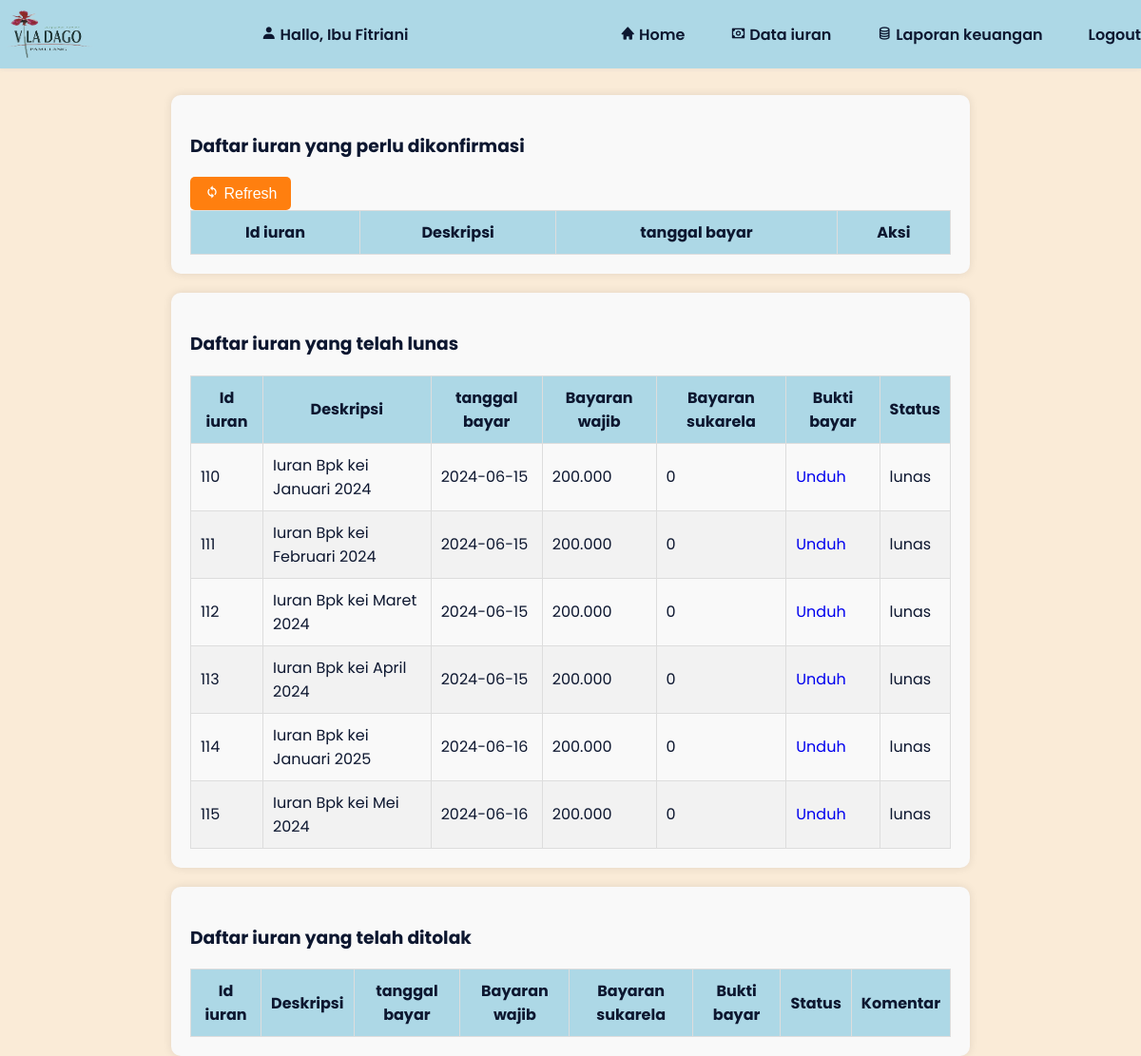
Page /pengurus_rt/data_iuran.php (signed in) on the committed database.
### tables this page shows
CREATE TABLE `pembayaran_iuran` (
  `pembayaran_iuran_id` int(255) NOT NULL,
  `user_id` int(255) NOT NULL,
  `nama_kk` varchar(255) NOT NULL,
  `tanggal` varchar(255) NOT NULL,
  `bulan` varchar(255) NOT NULL,
  `tahun` varchar(255) NOT NULL,
  `bayaran_wajib` varchar(255) NOT NULL,
  `bayaran_sukarela` varchar(255) DEFAULT NULL,
  `bukti_bayar` varchar(255) NOT NULL,
  `status` varchar(255) NOT NULL,
  `komentar` varchar(255) NOT NULL
);

### pengurus_rt/data_iuran.php (the view, shortened to what this page needs)
<?php
include('../database.php');
?>
<!DOCTYPE html>
<html lang="en">
<head>
	<link href='https://unpkg.com/boxicons@2.0.9/css/boxicons.min.css' rel='stylesheet'>
	<link rel="stylesheet" type="text/css" href="../styles.css">
</head>
<body>
    <header class="l-header">
            <nav class="nav bd-grid">
            <img src="../gambar/logoviladago.png" alt="" width="100px">
                <div>
                <i class='bx bxs-user'></i>
                    <a href="#" class="nav__logo">Hallo, Ibu Fitriani</a>
                </div>
                <div class="nav__menu" id="nav-menu">
                    <ul class="nav__list">
                        <li class="nav__item"><a href="dashboard_bendahara.php" class="nav__link"><i class='bx bxs-home'></i> Home</a></li>
                        <li class="nav__item"><a href="data_iuran.php" class="nav__link"><i class='bx bx-money'></i> Data iuran</a></li>
                        <li class="nav__item"><a href="keuangan_bendahara.php" class="nav__link"><i class='bx bx-coin-stack'></i> Laporan keuangan</a></li>
                        <li class="nav__item"><a href="logout_rt.php" class="nav__link">Logout</a></li>
                    </ul>
                </div>
            </nav>
        </header>
	<section id="content">
		<main>
			<div class="table-data1">
				<div class="order">
					<div class="head">
						<h3>Daftar iuran yang perlu dikonfirmasi</h3>
					</div>
                    <button type="button" class="refresh" onclick="refreshPage()">
						<i class='bx bx-sync'></i>
						Refresh</button>
					<table>
						<thead>
							<tr>
								<th>Id iuran</th>
								<th>Deskripsi</th>
								<th>tanggal bayar</th>
                                <th>Aksi</th>
							</tr>
						</thead>
					</table>
				</div>
			</div>
			<div class="table-data2">
				<div class="order">
					<div class="head">
						<h3>Daftar iuran yang telah lunas</h3>
					</div>
					<table>
						<thead>
							<tr>
								<th>Id iuran</th>
								<th>Deskripsi</th>
								<th>tanggal bayar</th>
                                <th>Bayaran wajib</th>
                                <th>Bayaran sukarela</th>
                                <th>Bukti bayar</th>
                                <th>Status</th>
							</tr>
						</thead>
						<tbody>
                        <?php
						$queryData = "SELECT * FROM  pembayaran_iuran WHERE status = 'lunas' ORDER BY pembayaran_iuran_id ASC";
						$resultApprove = mysqli_query($con, $queryData);
                        while ($row = mysqli_fetch_assoc($resultApprove)) {
                            echo "<tr>";
							echo "<td>{$row['pembayaran_iuran_id']}</td>";
                            echo "<td>Iuran Bpk {$row['nama_kk']} {$row['bulan']} {$row['tahun']}</td>";
							echo "<td>{$row['tanggal']}</td>";
                            echo "<td>{$row['bayaran_wajib']}</td>";
                            echo "<td>{$row['bayaran_sukarela']}</td>";
                            echo "<td><a href='" . $row['bukti_bayar'] . "' download>Unduh</a></td>";
							echo "<td>{$row['status']}</td>";
                            echo "</tr>";
                        }
                        ?>
						</tbody>
					</table>
				</div>
			</div>
			<div class="table-data3">
				<div class="order">
					<div class="head">
						<h3>Daftar iuran yang telah ditolak</h3>
					</div>
					<table>
						<thead>
							<tr>
								<th>Id iuran</th>
								<th>Deskripsi</th>
								<th>tanggal bayar</th>
                                <th>Bayaran wajib</th>
                                <th>Bayaran sukarela</th>
                                <th>Bukti bayar</th>
                                <th>Status</th>
								<th>Komentar</th>
							</tr>
						</thead>
					</table>
				</div>
			</div>
		</main>
	</section>
</body>
</html>

### styles.css (style rules this page uses)
:root { --header-height: 3rem; --font-semi: 600; --hue-color: 224; --first-color: hsl(var(--hue-color), 89%, 60%); --second-color: hsl(var(--hue-color), 56%, 12%); --body-font: "Poppins", sans-serif; --big-font-size: 2rem; --h2-font-size: 1.25rem; --normal-font-size: .938rem; --smaller-font-size: .75rem; --mb-2: 1rem; --mb-4: 2rem; --mb-5: 2.5rem; --mb-6: 3rem; --z-back: -10; --z-fixed: 100; }
@media screen and (min-width: 968px) { :root { --big-font-size: 3.5rem; --h2-font-size: 2rem; --normal-font-size: 1rem; --smaller-font-size: .875rem; } }
html { scroll-behavior: smooth; }
body { margin: var(--header-height) 0 0 0; font-family: var(--body-font); font-size: var(--normal-font-size); color: var(--second-color); background-color: antiquewhite; }
ul { margin: 0; padding: 0; list-style: none; }
a { text-decoration: none; }
img { max-width: 100%; height: 75px; display: block; }
.bd-grid { max-width: 1205px; display: grid; margin-left: var(--mb-2); margin-right: var(--mb-2); }
.l-header { width: 100%; position: fixed; top: 0; left: 0; z-index: var(--z-fixed); background-color: lightblue; box-shadow: 0 1px 4px rgba(146, 161, 176, 0.15); }
.nav { height: var(--header-height); display: flex; justify-content: space-between; align-items: center; font-weight: var(--font-semi); }
.nav__item { margin-bottom: var(--mb-4); }
.nav__link { position: relative; color: #fff; }
.nav__logo { color: var(--second-color); }
@media screen and (min-width: 768px) { body { margin: 0; } }
@media screen and (min-width: 768px) { .nav { height: calc(var(--header-height) + 1.5rem); } }
@media screen and (min-width: 768px) { .nav__list { display: flex; padding-top: 0; } }
@media screen and (min-width: 768px) { .nav__item { margin-left: var(--mb-6); margin-bottom: 0; } }
@media screen and (min-width: 768px) { .nav__link { color: var(--second-color); } }
@media screen and (min-width: 992px) { .bd-grid { margin-left: auto; margin-right: auto; } }

### pengurus_rt/data_iuran.php (style rules this page uses)
table { width: 100%; border-collapse: collapse; }
.table-data1 { margin-top: 100px; }
.table-data2 { margin-top: 20px; }
.table-data3 { margin-top: 20px; }
.order { background-color: #f9f9f9; padding: 20px; border-radius: 10px; box-shadow: 0 0 10px rgba(0, 0, 0, 0.1); width: 70%; margin: 0 auto; overflow-x: auto; }
th, td { padding: 10px; border: 1px solid #ddd; }
th { background-color: lightblue; }
tr:nth-child(even) { background-color: #f2f2f2; }
button.refresh { padding: 8px 15px; border: none; border-radius: 5px; background-color: #ff7f0f; color: white; font-size: 16px; cursor: pointer; }

### rows in the picture
pembayaran_iuran: pembayaran_iuran_id "110", nama_kk "kei", bulan "Januari", tahun "2024", tanggal "2024-06-15", bayaran_wajib "200.000", bayaran_sukarela "0", status "lunas"
pembayaran_iuran: pembayaran_iuran_id "111", nama_kk "kei", bulan "Februari", tahun "2024", tanggal "2024-06-15", bayaran_wajib "200.000", bayaran_sukarela "0", status "lunas"
pembayaran_iuran: pembayaran_iuran_id "112", nama_kk "kei", bulan "Maret", tahun "2024", tanggal "2024-06-15", bayaran_wajib "200.000", bayaran_sukarela "0", status "lunas"
pembayaran_iuran: pembayaran_iuran_id "113", nama_kk "kei", bulan "April", tahun "2024", tanggal "2024-06-15", bayaran_wajib "200.000", bayaran_sukarela "0", status "lunas"
pembayaran_iuran: pembayaran_iuran_id "114", nama_kk "kei", bulan "Januari", tahun "2025", tanggal "2024-06-16", bayaran_wajib "200.000", bayaran_sukarela "0", status "lunas"
pembayaran_iuran: pembayaran_iuran_id "115", nama_kk "kei", bulan "Mei", tahun "2024", tanggal "2024-06-16", bayaran_wajib "200.000", bayaran_sukarela "0", status "lunas"
